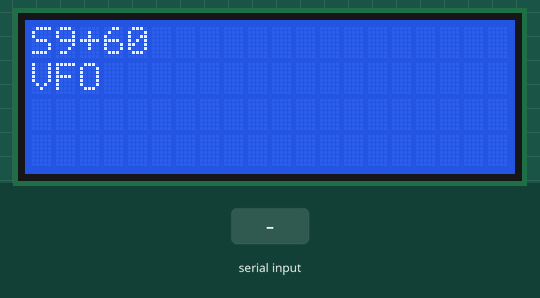
Simulated run of this sketch. Board: Arduino Uno, built for the host (arithmetic inside an expression is 32-bit, double 64-bit). Parts: 20×4 character LCD. The inputs (shaded band) are chosen by the test bench.

Above: at 2.6 s.
2.7 s: "CW " received over the second serial link
At 3.3 s:
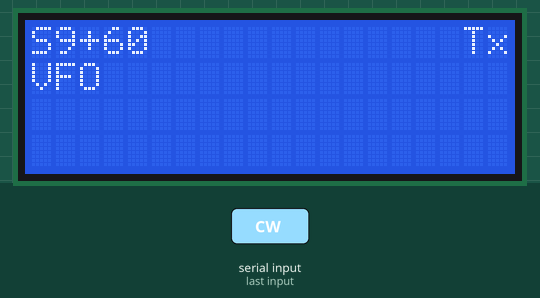
4.2 s: "CWR" received over the second serial link
At 6.7 s:
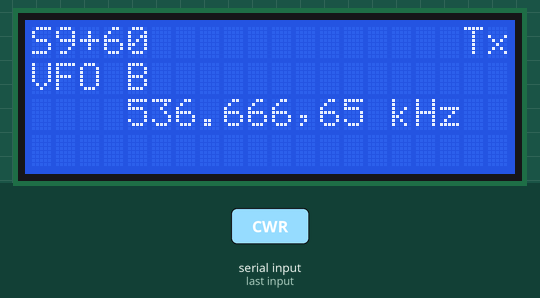
9.7 s: "1" received over the second serial link
At 12.1 s:
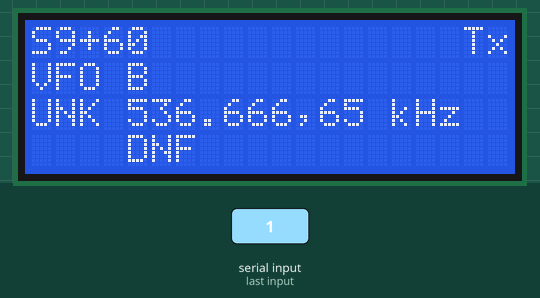
12.7 s: "0" received over the second serial link
At 13.2 s:
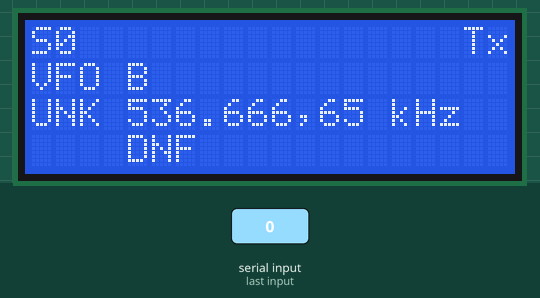
14.2 s: "2" received over the second serial link
At 18.7 s:
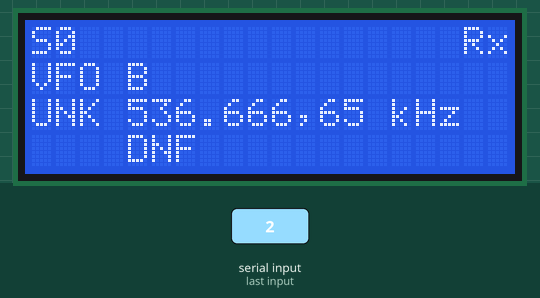
Timing chart, 0 to 20.2 s (numbered marks = the images above; inputs shaded):
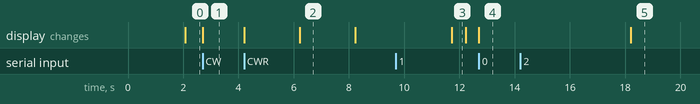

The sketch:

FT857D_display_test.ino
```cpp
/*
  Created:  2012.08.16
   Author:  James Buck, VE3BUX
      Web:  http://www.ve3bux.com
  If you use this code and / or the associated library, all I ask is that you "give a nod" by making a small mention
  in your code's documentation section. I've worked hard on getting this working, so a little recognition is appreciated. :)

  Modified : 2020.04.19 V1.04
  Author   : Ph Lonc, F6CZV
  Inclusion of a LCD 4 x 20 on I2C bus to display :
  - frequency and mode,
  - RX/TX status,
  - S Meter value,
  - VFO A / B status,
  - Keyer and Break-in status if mode is CW or CWR,
  - DSP configuration,
  - SPLIT status.
  The VFO status, Keyer, Break-in, DSP configutation and SPLIT status are read from the radio EEPROM.

  from V1.03 to V1.04
  the software was ported on ESP32 and some modifications were necessary. Some modifications independant of the screen management (LCD vs TFT)and platform
  were included in the Arduino version to a have a closer version of the libraries.
  - GetSMeter is now a String function (was a char *) - conversion caused a run bug on ESP32
  - char frequency[8] is now frequency[9] (frequency display) to take into account the end of string character which caused a run exception on ESP32

LIMITATION OF LIABILITY :
 This source code is provided "as-is". It may contain bugs.
Any damages resulting from its use is done under the sole responsibilty of the user/developper and beyond my responsibility.

  ------------------

  FT857D_controls_test

  This example sketch demonstrates how to use the FT-857D library to control a Yaesu FT-857D radio by calling various commands.
  Attach your radio's CAT interface to the following arduino pins to begin:

    Radio CAT port GND -> Arduino GND
    Radio CAT port TX  -> Arduino pin 11
    Radio CAT port RX  -> Arduino pin 10

  If once you compile and upload the code, you are unable to see the lock icon on the radio's LCD display, try reversing
  pins 2 and 3. It may be necessary to power down the radio and to reset the Arduino prior to powering the radio back on.

*/

#include <SoftwareSerial.h>
#include <Wire.h> // F6CZV
#include <LiquidCrystal_I2C.h> // LCD Library - F6CZV
#include "FT857D.h"     // the file FT857D.h has a lot of documentation which I've added to make using the library easier

// LiquidCrystal_I2C lcd(0x27,16,2);  // set the LCD address to 0x27 for a 16 chars and 2 line display - F6CZV
LiquidCrystal_I2C lcd(0x3F,20,4);      // set the LCD address to 0x3F for a 20 chars and 4 lines - F6CZV

FT857D radio;           // define "radio" so that we may pass CAT commands
bool On_Air = false;
bool Split = false;
bool Keyer;
bool Break_In;
byte MeterConf;
bool DNF = false;
bool DNR = false;
bool DBF = false;
bool AGC = false;
String blank = "      ";
char * mode = "   ";
int dly = 500;            // delay for x milliseconds between commands

void setup() {

/*---- Working on a way to allow easier user input of I/O pins for software serial emulation
  ---- Right now, it is necessary to edit the FT857D.cpp file and to edit the line which states:
  ---- extern SoftwareSerial rigCat(11,10); // rx,tx
  ---- change the rx & tx pins to values which suit your application and save the FT857D.cpp file
*/

//  SoftwareSerial userSerial(11,10);
//  rig.setSerial(userSerial);
  Serial.begin(4800);
  radio.begin(4800);    // as with Serial.begin(9600); we wish to start the software serial port
                        // so that we may control a radio via CAT commands
  lcd.init();           // initialize the lcd - F6CZV
  lcd.backlight();      // switch on the backlight - F6CZV
  lcd.setCursor(0,1); // (num colonne , num ligne) - F6CZV
  lcd.print("VFO"); // F6CZV

}

void loop() {

/* perform a frequency sweep
   for (long freq=0; freq < 20; freq++){
    radio.setFreq(1400000 + freq * 500);
    displayFreqMode();
  }   */
/*  radio.setFreq(1428163);  // set VFO frequency to xx */

  displaySMeter();
  displaySplit_status();
  displayRXTX();
  displayVFO();
  displayFreqMode();
  displayDSP();
  lcd.setCursor(12,3);
  lcd.print(blank);
  if ((mode == "CW ") || (mode == "CWR")) {displayCWConf();}
  delay(dly);
}

void displayDSP() {
radio.getAGC_DSP_Conf(AGC,DBF,DNR,DNF);
lcd.setCursor(0,3);
if (DBF) {lcd.print("DBF");} else {lcd.print("   ");}
lcd.setCursor(4,3);
if (DNF) {lcd.print("DNF");} else {lcd.print("   ");}
lcd.setCursor(8,3);
if (DNR) {lcd.print("DNR");} else {lcd.print("   ");}
}

void displayCWConf() {
radio.getCW_MTR_Conf(MeterConf,Keyer,Break_In);
lcd.setCursor(12,3); // (num colonne , num ligne)
  if (Keyer) {
     lcd.print("KYR");}
     else {lcd.print("   ");}
  lcd.setCursor(16,3); // (num colonne , num ligne)
  if (Break_In) {
    lcd.print("BK");}
     else {lcd.print("  ");}
}

void displayVFO() { // F6CZV
  lcd.setCursor(4,1); // (num colonne , num ligne)
  lcd.print(radio.getVFO());
  }

  void displaySMeter() { // F6CZV
  lcd.setCursor(0,0);
  lcd.print("     ");
  lcd.setCursor(0,0);
  lcd.print(radio.getSMeter());
  }

  void displayRXTX() { // F6CZV
  On_Air = radio.chkTx();
  if (On_Air) {
    lcd.setCursor(18,0);
    lcd.print("Tx");}
  else
  {lcd.setCursor(18,0);
   lcd.print("Rx");}
  }

  void displaySplit_status() { // F6CZV
  Split = radio.getSPLIT_status();
  lcd.setCursor(13,0);
  if (Split) {
    lcd.print("SPL");}
  else
   {lcd.print("   ");}
  }

  void displayFreqMode() { // F6CZV
  char frequency[9];
  byte shift = 0;
  unsigned long tempfreq;
  int n;
  tempfreq = radio.getFreqMode();
  sprintf(frequency, "%ld", tempfreq);

  if (tempfreq < 10000000 & tempfreq >= 1000000) {
   shift = 1;
   }
   if (tempfreq < 1000000 & tempfreq >= 100000) {
   shift = 2;
   }
   if (tempfreq < 100000) {
   shift = 3;
   }

  lcd.setCursor(7,2); // (num colonne , num ligne)
  if (shift != 3) {lcd.print(".");}

  for (n = 0; n < 3;n++) {
    lcd.setCursor(8+n,2); // (num colonne , num ligne)
    lcd.print(frequency[3+n-shift]); }

  lcd.setCursor(11,2); // (num colonne , num ligne)
  lcd.print(",");

  for (n = 0; n < 2;n++) {
    lcd.setCursor(12+n,2); // (num colonne , num ligne)
    lcd.print(frequency[6+n-shift]); }

  lcd.setCursor(4,2); // (num colonne , num ligne)

  for (n = 0; n < 3;n++) {
    lcd.setCursor(4+n,2); // (num colonne , num ligne)
    if ((n-shift)>= 0) {lcd.print(frequency[n-shift]);}
    else
    {lcd.print(" ");}
  }
  lcd.setCursor(14,2); // (num colonne , num ligne)
  lcd.print(" kHz ");
  shift=0;

  lcd.setCursor(0,2); // (num colonne , num ligne)
  mode = radio.getMode();
  lcd.print(mode);
  }
```

Source omitted: FT857D.h (12637 bytes)

Measured:
- after the input at 2.7 s, the display: changes at once (image 1)
- after the input at 9.7 s, the display: changes after 2.0 s (image 3)
- after the input at 12.7 s, the display: changes at once (image 4)
- after the input at 14.2 s, the display: changes after 4.0 s (image 5)
- what the display in image 2 shows lasts 2.0 s, from 6.2 s to 8.2 s
- what the display in image 3 shows lasts 0.5 s, from 11.7 s to 12.2 s
